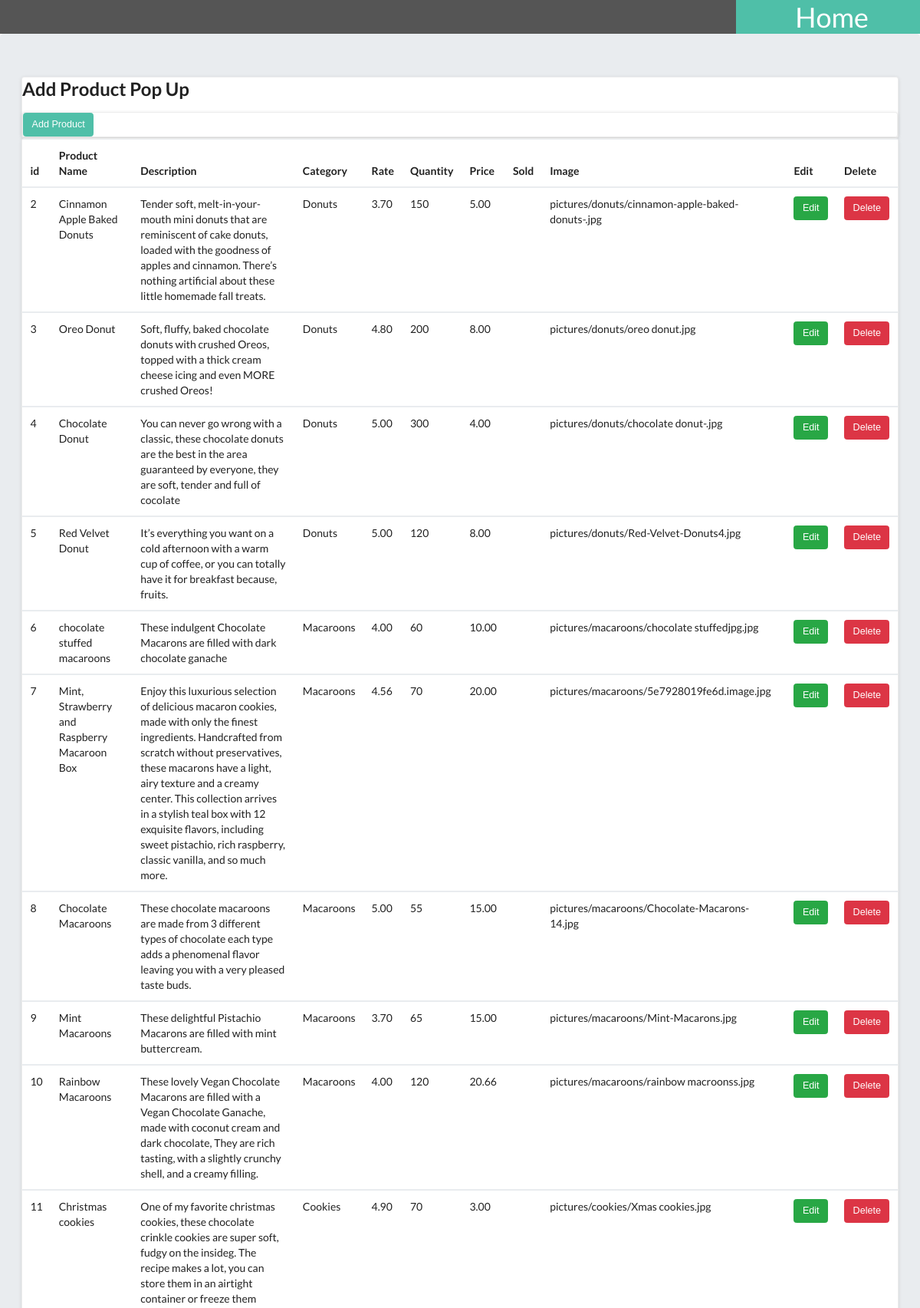
/Main/admin0.php (signed in, upper part), run on the app's committed database.
### tables this page shows
CREATE TABLE `product` (
  `id` int(10) NOT NULL,
  `name` varchar(100) NOT NULL,
  `description` varchar(1000) NOT NULL,
  `rating` double(3,2) NOT NULL,
  `category` varchar(20) NOT NULL,
  `price` double(5,2) NOT NULL,
  `quantity` int(10) NOT NULL,
  `sold` int(10) DEFAULT NULL,
  `img` varchar(200) NOT NULL
);

### Main/admin0.php (the view, shortened to what this page needs)
<?php
if($_SESSION['isLoggedIn'] == 0 ){
    header("Location: logIn.php");
}else {?><!DOCTYPE html>
<html lang="en">
<head>
    <link rel="stylesheet" href="vendor/bootstrap/css/bootstrap.min.css">
    <link rel="stylesheet" href="styles%20sheets/style.default.css" id="theme-stylesheet">
    <link rel="stylesheet" href="https://cdnjs.cloudflare.com/ajax/libs/semantic-ui/2.4.1/semantic.min.css">
</head>
<body>
<header>
<div class="icon-bar">
    <a class="active" href="choose.php"><i class="fa fa-home"></i>Home</a>
</div>
</header>
<div clas="container">
    <div class="jumbotron">
        <div class="card">
            <h2>Add Product Pop Up</h2>
            <div class="card">
                <div calss ="card-body">
                    <button type="buttone" class="btn btn-primary" data-toggle="modal" data-target="#ProductAddModal">Add Product
                    </button>
                </div>
            </div>
        </div>
        <div class="card">
            <div calss ="card-body">
                <?php
                $conn = mysqli_connect("localhost","admin","123456","sprinkles");
                $qry = "select * from product";
                $res= $conn->query($qry);
                ?>
                <table class="table" id="table">
                    <thead class="thead-light">
                    <tr>
                        <th scope="col">id</th>
                        <th scope="col">Product Name</th>
                        <th scope="col">Description</th>
                        <th scope="col">Category</th>
                        <th scope="col">Rate</th>
                        <th scope="col">Quantity</th>
                        <th scope="col">Price</th>
                        <th scope="col">Sold</th>
                        <th scope="col">Image</th>
                        <th scope="col">Edit</th>
                        <th scope="col">Delete</th>
                    </tr>
                    </thead>
                    <?php
                    if($res)
                    {
                        foreach ($res as $row)
                        {
                            ?>
                            <tbody>
                            <tr>
                                <td><?php echo $row['id'];?> </td>
                                <td><?php echo $row['name'];?> </td>
                                <td><?php echo $row['description'];?></td>
                                <td><?php echo $row['category'];?> </td>
                                <td><?php echo $row['rating'];?> </td>
                                <td><?php echo $row['quantity'];?> </td>
                                <td><?php echo $row['price'];?> </td>
                                <td><?php echo $row['sold'];?> </td>
                                <td><?php echo $row['img'];?> </td>
                                <td><button type="button" class="btn btn-success editbtn">Edit</button> </td>
                                <td><button type="button" class="btn btn-danger deletbtn">Delete</button> </td>
                            </tr>
                            </tbody>
                            <?php
                        }
                    }
                    else echo "No record";
                    $conn->close();}
                    ?>
                </table>
            </div>
        </div>
    </div>
</div>
</body>
</html>

### Main/styles sheets/style.default.css (style rules this page uses)
body { overflow-x: hidden; background-color: #f0f0f0; }
a, button { -webkit-transition: all 0.3s; transition: all 0.3s; outline: none; }
.btn-primary { color: #fff !important; }
.btn { font-weight: 400; border: 1px solid transparent; padding: 0.375rem 0.75rem; font-size: 0.9rem; line-height: 1.5; border-radius: 0.25rem; -webkit-transition: color 0.15s ease-in-out, background-color 0.15s ease-in-out, border-color 0.15s ease-in-out, -webkit-box-shadow 0.15s ease-in-out; transition: color 0.15s ease-in-out, background-color 0.15s ease-in-out, border-color 0.15s ease-in-out, -webkit-box-shadow 0.15s ease-in-out; transition: color 0.15s ease-in-out, background-color 0.15s ease-in-out, border-color 0.15s ease-in-out, box-shadow 0.15s ease-in-out; transition: color 0.15s ease-in-out, background-color 0.15s ease-in-out, border-color 0.15s ease-in-out, box-shadow 0.15s ease-in-out, -webkit-box-shadow 0.15s ease-in-out; }
.btn-primary { color: #212529; background-color: #4fbfa8; border-color: #4fbfa8; }
.btn-success { color: #fff; background-color: #28a745; border-color: #28a745; }
.btn-danger { color: #fff; background-color: #dc3545; border-color: #dc3545; }
body { font-family: "Roboto", Helvetica, Arial, sans-serif; font-size: 0.9rem; font-weight: 400; line-height: 1.5; color: #212529; background-color: #f0f0f0; }
a { color: #4fbfa8; text-decoration: none; }
h1, h2, h3, h4, h5, h6, .h1, .h2, .h3, .h4, .h5, .h6 { margin-bottom: 0.5rem; font-family: inherit; font-weight: 500; line-height: 1.2; color: inherit; }
h2, .h2 { font-size: 1.8rem; }
.card { background-color: #fff; border: 1px solid rgba(0, 0, 0, 0.07); border-radius: 0.25rem; -webkit-box-shadow: 0 1px 5px rgba(0, 0, 0, 0.1); box-shadow: 0 1px 5px rgba(0, 0, 0, 0.1); }

### Main/admin0.php (style rules this page uses)
.icon-bar { width: 100%; background-color: #555; overflow: auto; }
.icon-bar a { float: right; text-align: center; width: 20%; padding: 12px 0; transition: all 0.3s ease; color: white; font-size: 36px; }
.active { background-color: #4fbfa8; }

### data on the page
product: id "2", name "Cinnamon Apple Baked Donuts", description "Tender soft, melt-in-your-mouth mini donuts that are reminiscent of cake donuts, loaded with the goodness of apples and cinnamon. There’s nothing artificial about these little homemade fall treats.", category "Donuts", rating "3.70", quantity "150", price "5.00", img "pictures/donuts/cinnamon-apple-baked-donuts-.jpg"
product: id "3", name "Oreo Donut", description "Soft, fluffy, baked chocolate donuts with crushed Oreos, topped with a thick cream cheese icing and even MORE crushed Oreos!", category "Donuts", rating "4.80", quantity "200", price "8.00", img "pictures/donuts/oreo donut.jpg"
product: id "4", name "Chocolate Donut", description "You can never go wrong with a classic, these chocolate donuts are the best in the area guaranteed by everyone, they are soft, tender and full of cocolate", category "Donuts", rating "5.00", quantity "300", price "4.00", img "pictures/donuts/chocolate donut-.jpg"
product: id "5", name "Red Velvet Donut", description "It’s everything you want on a cold afternoon with a warm cup of coffee, or you can totally have it for breakfast because, fruits.", category "Donuts", rating "5.00", quantity "120", price "8.00", img "pictures/donuts/Red-Velvet-Donuts4.jpg"
product: id "6", name "chocolate stuffed macaroons", description "These indulgent Chocolate Macarons are filled with dark chocolate ganache", category "Macaroons", rating "4.00", quantity "60", price "10.00", img "pictures/macaroons/chocolate stuffedjpg.jpg"
product: id "7", name "Mint, Strawberry and Raspberry Macaroon Box", description "Enjoy this luxurious selection of delicious macaron cookies, made with only the finest ingredients. Handcrafted from scratch without preservatives, these macarons have a light, airy texture and a creamy center. This collection arrives in a stylish teal box with 12 exquisite flavors, including sweet pistachio, rich raspberry, classic vanilla, and so much more.", category "Macaroons", rating "4.56", quantity "70", price "20.00", img "pictures/macaroons/5e7928019fe6d.image.jpg"
product: id "8", name "Chocolate Macaroons", description "These chocolate macaroons are made from 3 different types of chocolate each type adds a phenomenal flavor leaving you with a very pleased taste buds.", category "Macaroons", rating "5.00", quantity "55", price "15.00", img "pictures/macaroons/Chocolate-Macarons-14.jpg"
product: id "9", name "Mint Macaroons", description "These delightful Pistachio Macarons are filled with mint buttercream.", category "Macaroons", rating "3.70", quantity "65", price "15.00", img "pictures/macaroons/Mint-Macarons.jpg"
product: id "10", name "Rainbow Macaroons", description "These lovely Vegan Chocolate Macarons are filled with a Vegan Chocolate Ganache, made with coconut cream and dark chocolate, They are rich tasting, with a slightly crunchy shell, and a creamy filling.", category "Macaroons", rating "4.00", quantity "120", price "20.66", img "pictures/macaroons/rainbow macroonss.jpg"
product: id "11", name "Christmas cookies", description "One of my favorite christmas cookies, these chocolate crinkle cookies are super soft, fudgy on the insideg. The recipe makes a lot, you can store them in an airtight container or freeze them", category "Cookies", rating "4.90", quantity "70", price "3.00", img "pictures/cookies/Xmas cookies.jpg"
